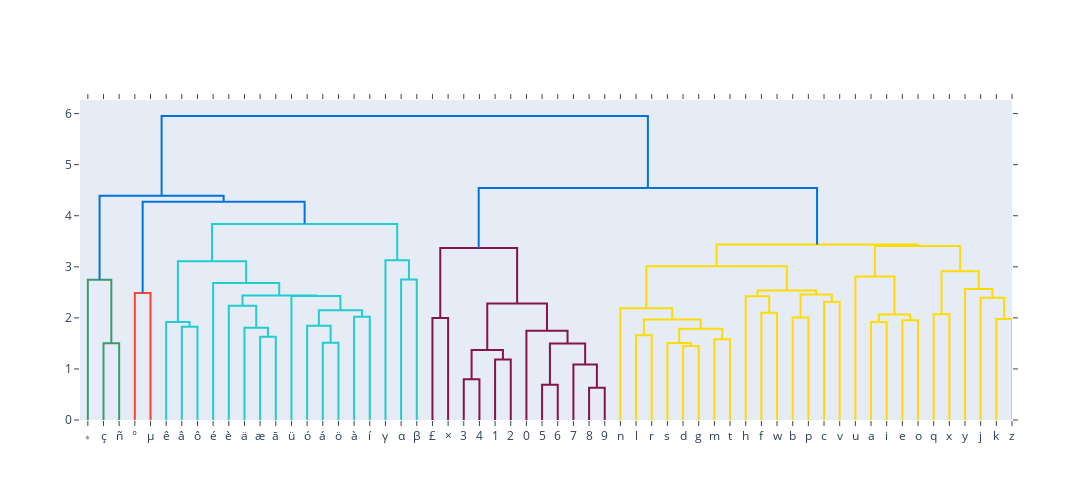

Here is the notebook cell this chart was saved with:
### Code cell
import plotly.figure_factory as ff

X = np.concatenate((a_M_pmi,a_M_pmi.T), axis=1)
fig = ff.create_dendrogram(X, labels=elements)
fig.update_layout(width=1400, height=500)
fig.show()

### Figure 1 — Plotly figure (JSON) as saved in the notebook; plotly's stock layout.template omitted (floating-point values rounded to 4 significant figures)
{"data": [{"hoverinfo": "text", "marker": {"color": "rgb(61,153,112)"}, "mode": "lines", "type": "scatter", "x": [15, 15, 25, 25], "xaxis": "x", "y": [0, 1.501, 1.501, 0], "yaxis": "y"}, {"hoverinfo": "text", "marker": {"color": "rgb(61,153,112)"}, "mode": "lines", "type": "scatter", "x": [5, 5, 20, 20], "xaxis": "x", "y": [0, 2.744, 2.744, 1.501], "yaxis": "y"}, {"hoverinfo": "text", "marker": {"color": "rgb(255,65,54)"}, "mode": "lines", "type": "scatter", "x": [35, 35, 45, 45], "xaxis": "x", "y": [0, 2.487, 2.487, 0], "yaxis": "y"}, {"hoverinfo": "text", "marker": {"color": "rgb(35,205,205)"}, "mode": "lines", "type": "scatter", "x": [65, 65, 75, 75], "xaxis": "x", "y": [0, 1.827, 1.827, 0], "yaxis": "y"}, {"hoverinfo": "text", "marker": {"color": "rgb(35,205,205)"}, "mode": "lines", "type": "scatter", "x": [55, 55, 70, 70], "xaxis": "x", "y": [0, 1.92, 1.92, 1.827], "yaxis": "y"}, {"hoverinfo": "text", "marker": {"color": "rgb(35,205,205)"}, "mode": "lines", "type": "scatter", "x": [115, 115, 125, 125], "xaxis": "x", "y": [0, 1.632, 1.632, 0], "yaxis": "y"}, {"hoverinfo": "text", "marker": {"color": "rgb(35,205,205)"}, "mode": "lines", "type": "scatter", "x": [105, 105, 120, 120], "xaxis": "x", "y": [0, 1.806, 1.806, 1.632], "yaxis": "y"}, {"hoverinfo": "text", "marker": {"color": "rgb(35,205,205)"}, "mode": "lines", "type": "scatter", "x": [95, 95, 112.5, 112.5], "xaxis": "x", "y": [0, 2.239, 2.239, 1.806], "yaxis": "y"}, {"hoverinfo": "text", "marker": {"color": "rgb(35,205,205)"}, "mode": "lines", "type": "scatter", "x": [155, 155, 165, 165], "xaxis": "x", "y": [0, 1.513, 1.513, 0], "yaxis": "y"}, {"hoverinfo": "text", "marker": {"color": "rgb(35,205,205)"}, "mode": "lines", "type": "scatter", "x": [145, 145, 160, 160], "xaxis": "x", "y": [0, 1.845, 1.845, 1.513], "yaxis": "y"}, {"hoverinfo": "text", "marker": {"color": "rgb(35,205,205)"}, "mode": "lines", "type": "scatter", "x": [175, 175, 185, 185], "xaxis": "x", "y": [0, 2.023, 2.023, 0], "yaxis": "y"}, {"hoverinfo": "text", "marker": {"color": "rgb(35,205,205)"}, "mode": "lines", "type": "scatter", "x": [152.5, 152.5, 180, 180], "xaxis": "x", "y": [1.845, 2.148, 2.148, 2.023], "yaxis": "y"}, {"hoverinfo": "text", "marker": {"color": "rgb(35,205,205)"}, "mode": "lines", "type": "scatter", "x": [135, 135, 166.2, 166.2], "xaxis": "x", "y": [0, 2.43, 2.43, 2.148], "yaxis": "y"}, {"hoverinfo": "text", "marker": {"color": "rgb(35,205,205)"}, "mode": "lines", "type": "scatter", "x": [103.8, 103.8, 150.6, 150.6], "xaxis": "x", "y": [2.239, 2.438, 2.438, 2.43], "yaxis": "y"}, {"hoverinfo": "text", "marker": {"color": "rgb(35,205,205)"}, "mode": "lines", "type": "scatter", "x": [85, 85, 127.2, 127.2], "xaxis": "x", "y": [0, 2.682, 2.682, 2.438], "yaxis": "y"}, {"hoverinfo": "text", "marker": {"color": "rgb(35,205,205)"}, "mode": "lines", "type": "scatter", "x": [62.5, 62.5, 106.1, 106.1], "xaxis": "x", "y": [1.92, 3.106, 3.106, 2.682], "yaxis": "y"}, {"hoverinfo": "text", "marker": {"color": "rgb(35,205,205)"}, "mode": "lines", "type": "scatter", "x": [205, 205, 215, 215], "xaxis": "x", "y": [0, 2.751, 2.751, 0], "yaxis": "y"}, {"hoverinfo": "text", "marker": {"color": "rgb(35,205,205)"}, "mode": "lines", "type": "scatter", "x": [195, 195, 210, 210], "xaxis": "x", "y": [0, 3.128, 3.128, 2.751], "yaxis": "y"}, {"hoverinfo": "text", "marker": {"color": "rgb(35,205,205)"}, "mode": "lines", "type": "scatter", "x": [84.3, 84.3, 202.5, 202.5], "xaxis": "x", "y": [3.106, 3.838, 3.838, 3.128], "yaxis": "y"}, {"hoverinfo": "text", "marker": {"color": "rgb(0,116,217)"}, "mode": "lines", "type": "scatter", "x": [40, 40, 143.4, 143.4], "xaxis": "x", "y": [2.487, 4.276, 4.276, 3.838], "yaxis": "y"}, {"hoverinfo": "text", "marker": {"color": "rgb(0,116,217)"}, "mode": "lines", "type": "scatter", "x": [12.5, 12.5, 91.7, 91.7], "xaxis": "x", "y": [2.744, 4.389, 4.389, 4.276], "yaxis": "y"}, {"hoverinfo": "text", "marker": {"color": "rgb(133,20,75)"}, "mode": "lines", "type": "scatter", "x": [225, 225, 235, 235], "xaxis": "x", "y": [0, 1.996, 1.996, 0], "yaxis": "y"}, {"hoverinfo": "text", "marker": {"color": "rgb(133,20,75)"}, "mode": "lines", "type": "scatter", "x": [245, 245, 255, 255], "xaxis": "x", "y": [0, 0.7995, 0.7995, 0], "yaxis": "y"}, {"hoverinfo": "text", "marker": {"color": "rgb(133,20,75)"}, "mode": "lines", "type": "scatter", "x": [265, 265, 275, 275], "xaxis": "x", "y": [0, 1.183, 1.183, 0], "yaxis": "y"}, {"hoverinfo": "text", "marker": {"color": "rgb(133,20,75)"}, "mode": "lines", "type": "scatter", "x": [250, 250, 270, 270], "xaxis": "x", "y": [0.7995, 1.371, 1.371, 1.183], "yaxis": "y"}, {"hoverinfo": "text", "marker": {"color": "rgb(133,20,75)"}, "mode": "lines", "type": "scatter", "x": [295, 295, 305, 305], "xaxis": "x", "y": [0, 0.688, 0.688, 0], "yaxis": "y"}, {"hoverinfo": "text", "marker": {"color": "rgb(133,20,75)"}, "mode": "lines", "type": "scatter", "x": [325, 325, 335, 335], "xaxis": "x", "y": [0, 0.6305, 0.6305, 0], "yaxis": "y"}, {"hoverinfo": "text", "marker": {"color": "rgb(133,20,75)"}, "mode": "lines", "type": "scatter", "x": [315, 315, 330, 330], "xaxis": "x", "y": [0, 1.085, 1.085, 0.6305], "yaxis": "y"}, {"hoverinfo": "text", "marker": {"color": "rgb(133,20,75)"}, "mode": "lines", "type": "scatter", "x": [300, 300, 322.5, 322.5], "xaxis": "x", "y": [0.688, 1.496, 1.496, 1.085], "yaxis": "y"}, {"hoverinfo": "text", "marker": {"color": "rgb(133,20,75)"}, "mode": "lines", "type": "scatter", "x": [285, 285, 311.2, 311.2], "xaxis": "x", "y": [0, 1.746, 1.746, 1.496], "yaxis": "y"}, {"hoverinfo": "text", "marker": {"color": "rgb(133,20,75)"}, "mode": "lines", "type": "scatter", "x": [260, 260, 298.1, 298.1], "xaxis": "x", "y": [1.371, 2.282, 2.282, 1.746], "yaxis": "y"}, {"hoverinfo": "text", "marker": {"color": "rgb(133,20,75)"}, "mode": "lines", "type": "scatter", "x": [230, 230, 279.1, 279.1], "xaxis": "x", "y": [1.996, 3.37, 3.37, 2.282], "yaxis": "y"}, {"hoverinfo": "text", "marker": {"color": "rgb(255,220,0)"}, "mode": "lines", "type": "scatter", "x": [355, 355, 365, 365], "xaxis": "x", "y": [0, 1.662, 1.662, 0], "yaxis": "y"}, {"hoverinfo": "text", "marker": {"color": "rgb(255,220,0)"}, "mode": "lines", "type": "scatter", "x": [385, 385, 395, 395], "xaxis": "x", "y": [0, 1.447, 1.447, 0], "yaxis": "y"}, {"hoverinfo": "text", "marker": {"color": "rgb(255,220,0)"}, "mode": "lines", "type": "scatter", "x": [375, 375, 390, 390], "xaxis": "x", "y": [0, 1.508, 1.508, 1.447], "yaxis": "y"}, {"hoverinfo": "text", "marker": {"color": "rgb(255,220,0)"}, "mode": "lines", "type": "scatter", "x": [405, 405, 415, 415], "xaxis": "x", "y": [0, 1.584, 1.584, 0], "yaxis": "y"}, {"hoverinfo": "text", "marker": {"color": "rgb(255,220,0)"}, "mode": "lines", "type": "scatter", "x": [382.5, 382.5, 410, 410], "xaxis": "x", "y": [1.508, 1.787, 1.787, 1.584], "yaxis": "y"}, {"hoverinfo": "text", "marker": {"color": "rgb(255,220,0)"}, "mode": "lines", "type": "scatter", "x": [360, 360, 396.2, 396.2], "xaxis": "x", "y": [1.662, 1.968, 1.968, 1.787], "yaxis": "y"}, {"hoverinfo": "text", "marker": {"color": "rgb(255,220,0)"}, "mode": "lines", "type": "scatter", "x": [345, 345, 378.1, 378.1], "xaxis": "x", "y": [0, 2.19, 2.19, 1.968], "yaxis": "y"}, {"hoverinfo": "text", "marker": {"color": "rgb(255,220,0)"}, "mode": "lines", "type": "scatter", "x": [435, 435, 445, 445], "xaxis": "x", "y": [0, 2.102, 2.102, 0], "yaxis": "y"}, {"hoverinfo": "text", "marker": {"color": "rgb(255,220,0)"}, "mode": "lines", "type": "scatter", "x": [425, 425, 440, 440], "xaxis": "x", "y": [0, 2.423, 2.423, 2.102], "yaxis": "y"}, {"hoverinfo": "text", "marker": {"color": "rgb(255,220,0)"}, "mode": "lines", "type": "scatter", "x": [455, 455, 465, 465], "xaxis": "x", "y": [0, 2.007, 2.007, 0], "yaxis": "y"}, {"hoverinfo": "text", "marker": {"color": "rgb(255,220,0)"}, "mode": "lines", "type": "scatter", "x": [475, 475, 485, 485], "xaxis": "x", "y": [0, 2.31, 2.31, 0], "yaxis": "y"}, {"hoverinfo": "text", "marker": {"color": "rgb(255,220,0)"}, "mode": "lines", "type": "scatter", "x": [460, 460, 480, 480], "xaxis": "x", "y": [2.007, 2.456, 2.456, 2.31], "yaxis": "y"}, {"hoverinfo": "text", "marker": {"color": "rgb(255,220,0)"}, "mode": "lines", "type": "scatter", "x": [432.5, 432.5, 470, 470], "xaxis": "x", "y": [2.423, 2.538, 2.538, 2.456], "yaxis": "y"}, {"hoverinfo": "text", "marker": {"color": "rgb(255,220,0)"}, "mode": "lines", "type": "scatter", "x": [361.6, 361.6, 451.2, 451.2], "xaxis": "x", "y": [2.19, 3.009, 3.009, 2.538], "yaxis": "y"}, {"hoverinfo": "text", "marker": {"color": "rgb(255,220,0)"}, "mode": "lines", "type": "scatter", "x": [505, 505, 515, 515], "xaxis": "x", "y": [0, 1.919, 1.919, 0], "yaxis": "y"}, {"hoverinfo": "text", "marker": {"color": "rgb(255,220,0)"}, "mode": "lines", "type": "scatter", "x": [525, 525, 535, 535], "xaxis": "x", "y": [0, 1.952, 1.952, 0], "yaxis": "y"}, {"hoverinfo": "text", "marker": {"color": "rgb(255,220,0)"}, "mode": "lines", "type": "scatter", "x": [510, 510, 530, 530], "xaxis": "x", "y": [1.919, 2.066, 2.066, 1.952], "yaxis": "y"}, {"hoverinfo": "text", "marker": {"color": "rgb(255,220,0)"}, "mode": "lines", "type": "scatter", "x": [495, 495, 520, 520], "xaxis": "x", "y": [0, 2.809, 2.809, 2.066], "yaxis": "y"}, {"hoverinfo": "text", "marker": {"color": "rgb(255,220,0)"}, "mode": "lines", "type": "scatter", "x": [545, 545, 555, 555], "xaxis": "x", "y": [0, 2.072, 2.072, 0], "yaxis": "y"}, {"hoverinfo": "text", "marker": {"color": "rgb(255,220,0)"}, "mode": "lines", "type": "scatter", "x": [585, 585, 595, 595], "xaxis": "x", "y": [0, 1.978, 1.978, 0], "yaxis": "y"}, {"hoverinfo": "text", "marker": {"color": "rgb(255,220,0)"}, "mode": "lines", "type": "scatter", "x": [575, 575, 590, 590], "xaxis": "x", "y": [0, 2.393, 2.393, 1.978], "yaxis": "y"}, {"hoverinfo": "text", "marker": {"color": "rgb(255,220,0)"}, "mode": "lines", "type": "scatter", "x": [565, 565, 582.5, 582.5], "xaxis": "x", "y": [0, 2.565, 2.565, 2.393], "yaxis": "y"}, {"hoverinfo": "text", "marker": {"color": "rgb(255,220,0)"}, "mode": "lines", "type": "scatter", "x": [550, 550, 573.8, 573.8], "xaxis": "x", "y": [2.072, 2.912, 2.912, 2.565], "yaxis": "y"}, {"hoverinfo": "text", "marker": {"color": "rgb(255,220,0)"}, "mode": "lines", "type": "scatter", "x": [507.5, 507.5, 561.9, 561.9], "xaxis": "x", "y": [2.809, 3.408, 3.408, 2.912], "yaxis": "y"}, {"hoverinfo": "text", "marker": {"color": "rgb(255,220,0)"}, "mode": "lines", "type": "scatter", "x": [406.4, 406.4, 534.7, 534.7], "xaxis": "x", "y": [3.009, 3.436, 3.436, 3.408], "yaxis": "y"}, {"hoverinfo": "text", "marker": {"color": "rgb(0,116,217)"}, "mode": "lines", "type": "scatter", "x": [254.5, 254.5, 470.5, 470.5], "xaxis": "x", "y": [3.37, 4.545, 4.545, 3.436], "yaxis": "y"}, {"hoverinfo": "text", "marker": {"color": "rgb(0,116,217)"}, "mode": "lines", "type": "scatter", "x": [52.1, 52.1, 362.5, 362.5], "xaxis": "x", "y": [4.389, 5.953, 5.953, 4.545], "yaxis": "y"}], "layout": {"autosize": false, "height": 500, "hovermode": "closest", "showlegend": false, "width": 1400, "xaxis": {"mirror": "allticks", "rangemode": "tozero", "showgrid": false, "showline": true, "showticklabels": true, "tickmode": "array", "ticks": "outside", "ticktext": ["∗", "ç", "ñ", "°", "μ", "ê", "â", "ô", "é", "è", "ä", "æ", "ā", "ü", "ó", "á", "ö", "à", "í", "γ", "α", "β", "£", "×", "3", "4", "1", "2", "0", "5", "6", "7", "8", "9", "n", "l", "r", "s", "d", "g", "m", "t", "h", "f", "w", "b", "p", "c", "v", "u", "a", "i", "e", "o", "q", "x", "y", "j", "k", "z"], "tickvals": [5, 15, 25, 35, 45, 55, 65, 75, 85, 95, 105, 115, 125, 135, 145, 155, 165, 175, 185, 195, 205, 215, 225, 235, 245, 255, 265, 275, 285, 295, 305, 315, 325, 335, 345, 355, 365, 375, 385, 395, 405, 415, 425, 435, 445, 455, 465, 475, 485, 495, 505, 515, 525, 535, 545, 555, 565, 575, 585, 595], "type": "linear", "zeroline": false}, "yaxis": {"mirror": "allticks", "rangemode": "tozero", "showgrid": false, "showline": true, "showticklabels": true, "ticks": "outside", "type": "linear", "zeroline": false}}}
